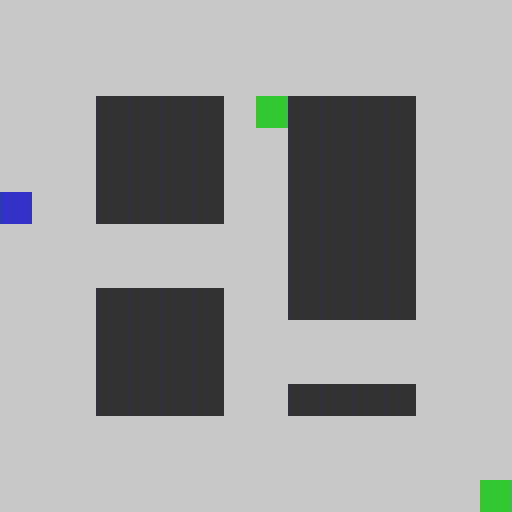

The image is a tile-based game level rendered from a .tmx file. Its description and complete source (layers, tilesets, objects, tile grids) follow:
An orthogonal 16x16 tile map with 32x32 px tiles, 1 tile layer (Tile Layer 1).

<map version="1.10" tiledversion="1.10.1" orientation="orthogonal" renderorder="right-down" width="16" height="16" tilewidth="32" tileheight="32" infinite="0" nextlayerid="2" nextobjectid="1">
 <tileset firstgid="1" source="../BaseTileset.tsx" />
 <layer id="1" name="Tile Layer 1" width="16" height="16">
  <data encoding="csv">
5,5,5,5,5,5,5,5,5,5,5,5,5,5,5,5,
5,5,5,5,5,5,5,5,5,5,5,5,5,5,5,5,
5,5,5,5,5,5,5,5,5,5,5,5,5,5,5,5,
5,5,5,4,4,4,4,5,2,4,4,4,4,5,5,5,
5,5,5,4,4,4,4,5,5,4,4,4,4,5,5,5,
5,5,5,4,4,4,4,5,5,4,4,4,4,5,5,5,
3,5,5,4,4,4,4,5,5,4,4,4,4,5,5,5,
5,5,5,5,5,5,5,5,5,4,4,4,4,5,5,5,
5,5,5,5,5,5,5,5,5,4,4,4,4,5,5,5,
5,5,5,4,4,4,4,5,5,4,4,4,4,5,5,5,
5,5,5,4,4,4,4,5,5,5,5,5,5,5,5,5,
5,5,5,4,4,4,4,5,5,5,5,5,5,5,5,5,
5,5,5,4,4,4,4,5,5,4,4,4,4,5,5,5,
5,5,5,5,5,5,5,5,5,5,5,5,5,5,5,5,
5,5,5,5,5,5,5,5,5,5,5,5,5,5,5,5,
5,5,5,5,5,5,5,5,5,5,5,5,5,5,5,2
</data>
 </layer>
</map>
